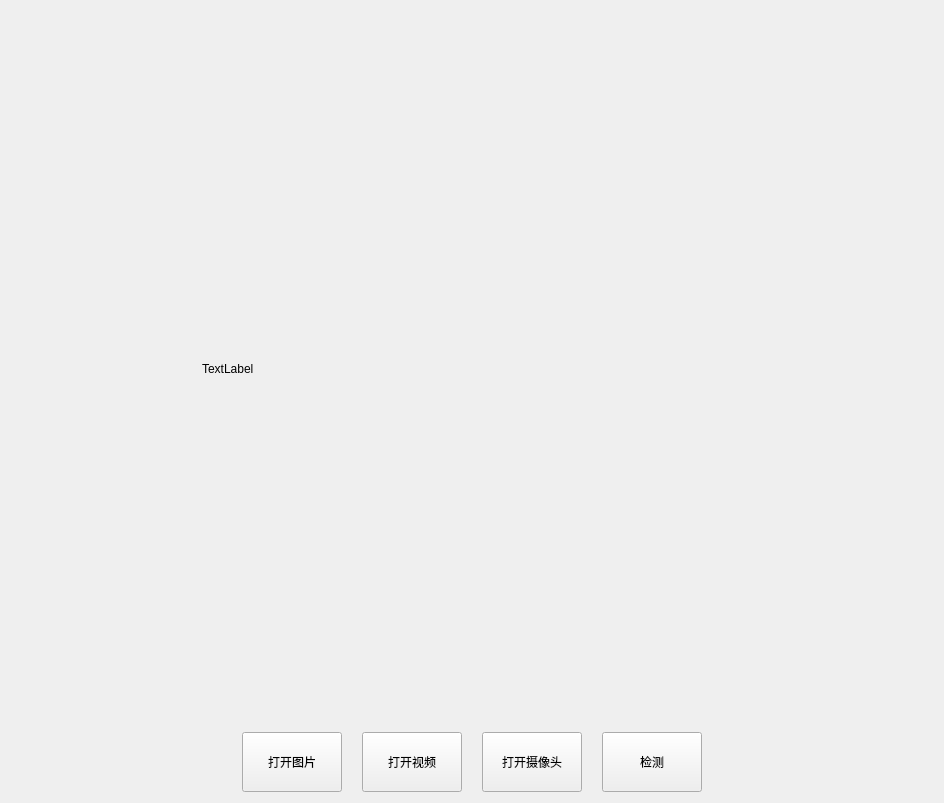
<?xml version="1.0" encoding="UTF-8"?>
<ui version="4.0">
 <class>Form</class>
 <widget class="QWidget" name="Form">
  <property name="geometry">
   <rect>
    <x>0</x>
    <y>0</y>
    <width>944</width>
    <height>803</height>
   </rect>
  </property>
  <property name="windowTitle">
   <string>Form</string>
  </property>
  <layout class="QGridLayout" name="gridLayout_2">
   <item row="0" column="0">
    <layout class="QVBoxLayout" name="verticalLayout">
     <item>
      <layout class="QGridLayout" name="gridLayout">
       <item row="1" column="1">
        <widget class="QLabel" name="label_image">
         <property name="minimumSize">
          <size>
           <width>0</width>
           <height>0</height>
          </size>
         </property>
         <property name="maximumSize">
          <size>
           <width>960</width>
           <height>800</height>
          </size>
         </property>
         <property name="text">
          <string>TextLabel</string>
         </property>
        </widget>
       </item>
       <item row="0" column="1">
        <spacer name="verticalSpacer">
         <property name="orientation">
          <enum>Qt::Vertical</enum>
         </property>
         <property name="sizeHint" stdset="0">
          <size>
           <width>20</width>
           <height>40</height>
          </size>
         </property>
        </spacer>
       </item>
       <item row="1" column="0">
        <spacer name="horizontalSpacer">
         <property name="orientation">
          <enum>Qt::Horizontal</enum>
         </property>
         <property name="sizeHint" stdset="0">
          <size>
           <width>40</width>
           <height>20</height>
          </size>
         </property>
        </spacer>
       </item>
       <item row="1" column="2">
        <spacer name="horizontalSpacer_2">
         <property name="orientation">
          <enum>Qt::Horizontal</enum>
         </property>
         <property name="sizeHint" stdset="0">
          <size>
           <width>40</width>
           <height>20</height>
          </size>
         </property>
        </spacer>
       </item>
       <item row="2" column="1">
        <spacer name="verticalSpacer_2">
         <property name="orientation">
          <enum>Qt::Vertical</enum>
         </property>
         <property name="sizeHint" stdset="0">
          <size>
           <width>20</width>
           <height>40</height>
          </size>
         </property>
        </spacer>
       </item>
       <item row="3" column="1">
        <layout class="QHBoxLayout" name="horizontalLayout_2">
         <item>
          <layout class="QHBoxLayout" name="horizontalLayout" stretch="0,0,0,0,0,0">
           <property name="spacing">
            <number>20</number>
           </property>
           <property name="topMargin">
            <number>0</number>
           </property>
           <property name="bottomMargin">
            <number>0</number>
           </property>
           <item>
            <spacer name="horizontalSpacer_3">
             <property name="orientation">
              <enum>Qt::Horizontal</enum>
             </property>
             <property name="sizeHint" stdset="0">
              <size>
               <width>40</width>
               <height>20</height>
              </size>
             </property>
            </spacer>
           </item>
           <item>
            <widget class="QPushButton" name="pushButton_openimg">
             <property name="minimumSize">
              <size>
               <width>100</width>
               <height>60</height>
              </size>
             </property>
             <property name="text">
              <string>打开图片</string>
             </property>
            </widget>
           </item>
           <item>
            <widget class="QPushButton" name="pushButton_openvideo">
             <property name="minimumSize">
              <size>
               <width>100</width>
               <height>60</height>
              </size>
             </property>
             <property name="text">
              <string>打开视频</string>
             </property>
            </widget>
           </item>
           <item>
            <widget class="QPushButton" name="pushButton_opencam">
             <property name="minimumSize">
              <size>
               <width>100</width>
               <height>60</height>
              </size>
             </property>
             <property name="text">
              <string>打开摄像头</string>
             </property>
            </widget>
           </item>
           <item>
            <widget class="QPushButton" name="pushButton_detect">
             <property name="minimumSize">
              <size>
               <width>100</width>
               <height>60</height>
              </size>
             </property>
             <property name="text">
              <string>检测</string>
             </property>
            </widget>
           </item>
           <item>
            <spacer name="horizontalSpacer_4">
             <property name="orientation">
              <enum>Qt::Horizontal</enum>
             </property>
             <property name="sizeHint" stdset="0">
              <size>
               <width>40</width>
               <height>20</height>
              </size>
             </property>
            </spacer>
           </item>
          </layout>
         </item>
        </layout>
       </item>
      </layout>
     </item>
    </layout>
   </item>
  </layout>
 </widget>
 <resources/>
 <connections/>
</ui>
